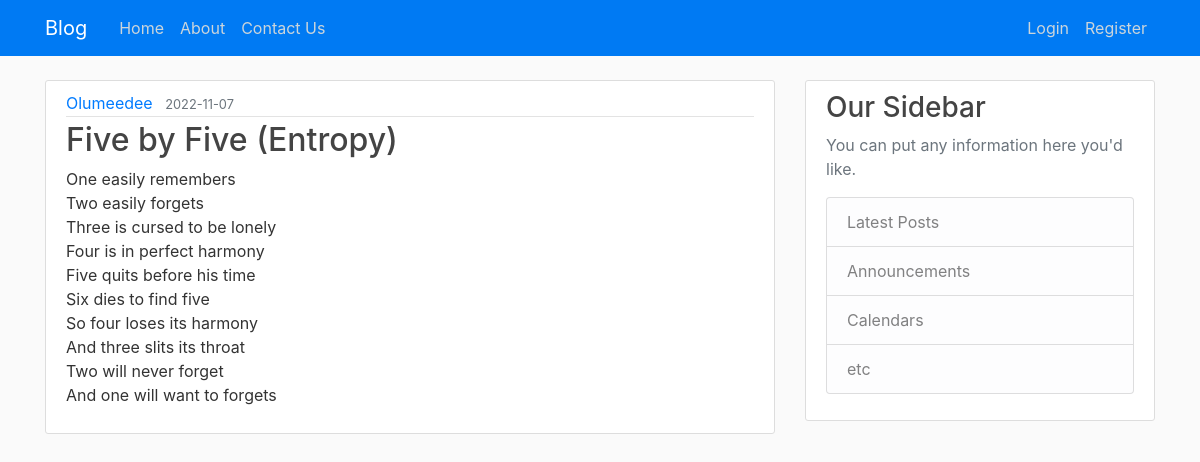
The page /post/5 on the database its author committed.
### app.py (models this page shows, shortened)
class User(db.Model, UserMixin):
    id = db.Column(db.Integer(), primary_key=True)
    username = db.Column(db.String(255), nullable=False, unique=True)
    first_name = db.Column(db.String(255), nullable=False)
    last_name = db.Column(db.String(255), nullable=False)
    email = db.Column(db.String(255), nullable=False, unique=True)
    password_hash = db.Column(db.Text(), nullable=False)
    posts = db.relationship('Post', backref='author', lazy=True)

class Post(db.Model):
    id = db.Column(db.Integer(), primary_key=True)
    title = db.Column(db.String(255), nullable=False)
    date_posted = db.Column(db.DateTime(), nullable=False, default=datetime.utcnow)
    content = db.Column(db.Text(), nullable=False)
    author_id = db.Column(db.Integer(), db.ForeignKey('user.id'), nullable=False)

### app.py (the view)
@app.route('/post/<int:post_id>')
def post(post_id):
    post = Post.query.get_or_404(post_id)
    return render_template('post.html', title=post.title, post=post)

### app.py (called while the page is built)
@app.before_request
def create_tables():
    db.create_all()

### templates/post.html (shortened to what this page needs)
{% extends "base.html" %}
{% block content %}
  <article class="media content-section">
    <div class="media-body">
      <div class="article-metadata">
        <a class="mr-2" href="#">{{ post.author.username }}</a>
        <small class="text-muted">{{ post.date_posted.strftime('%Y-%m-%d') }}</small>
      </div>
      <h2 class="article-title">{{ post.title }}</h2>
      <p class="article-content">{{ post.content }}</p>
    </div>
  </article>
{% endblock content %}

### static/main.css (style rules this page uses)
body { background: #fafafa; color: #333333; margin-top: 5rem; }
h1, h2, h3, h4, h5, h6 { color: #444444; }
.content-section { background: #ffffff; padding: 10px 20px; border: 1px solid #dddddd; border-radius: 3px; margin-bottom: 20px; }
.article-title { color: #444444; }
.article-content { white-space: pre-line; }
.article-metadata { padding-bottom: 1px; margin-bottom: 4px; border-bottom: 1px solid #e3e3e3 }

### rows shown on the page
User: author.username "Olumeedee"
Post: date_posted "2022-11-07", title "Five by Five (Entropy)", content "One easily remembers Two easily forgets Three is cursed to be lonely Four is in perfect harmony Five quits before his time Six dies to find five So four loses its harmony And three slits its throat Two will never forget And one will want to forgets"
